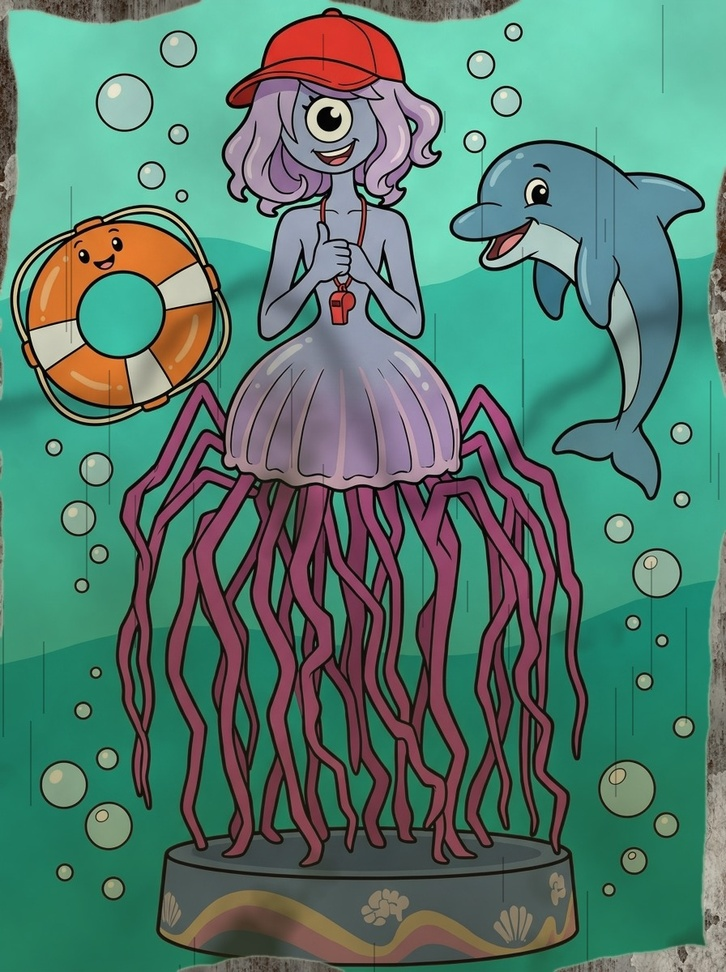
#> input picture assets_src/ambiente/cartelloni/mascotte_bagnino_vecchio.jpg, 726 x 972 px, shrunk from 896 x 1200 before the run
$ python macchia_calma.py ../../assets_src/ambiente/cartelloni/mascotte_bagnino_vecchio.jpg ../../assets_src/ambiente/cartelloni/mascotte_medusa_vecchio.jpg 1.0 1.0 1.0
#> lines starting #> are read from the running program, lines starting #| are printed output that depends on the picture
# Macchia più calma (proposta, fuori dal gioco): stessa forma, bordi più morbidi, meno coprente, colore meno acceso.
# Uso: python semplifica_macchia.py <png con alfa> <uscita.png> [alfa 0.5] [sfocatura 0.006] [saturazione 0.6]
import sys, numpy as np
from PIL import Image, ImageFilter
src, out = sys.argv[1:3]
fa = float(sys.argv[3]) if len(sys.argv) > 3 else 0.5
sf = float(sys.argv[4]) if len(sys.argv) > 4 else 0.006
sat = float(sys.argv[5]) if len(sys.argv) > 5 else 0.6
im = Image.open(src).convert('RGBA')
r = max(1.0, sf * im.size[0])
#> r = 726
a = np.asarray(im.getchannel('A').filter(ImageFilter.GaussianBlur(r)), dtype=np.float32) * fa
#> a: shape (972, 726) float32; every value is 255
rgb = np.asarray(im.convert('RGB'), dtype=np.float32)
grigio = rgb.mean(-1, keepdims=True)
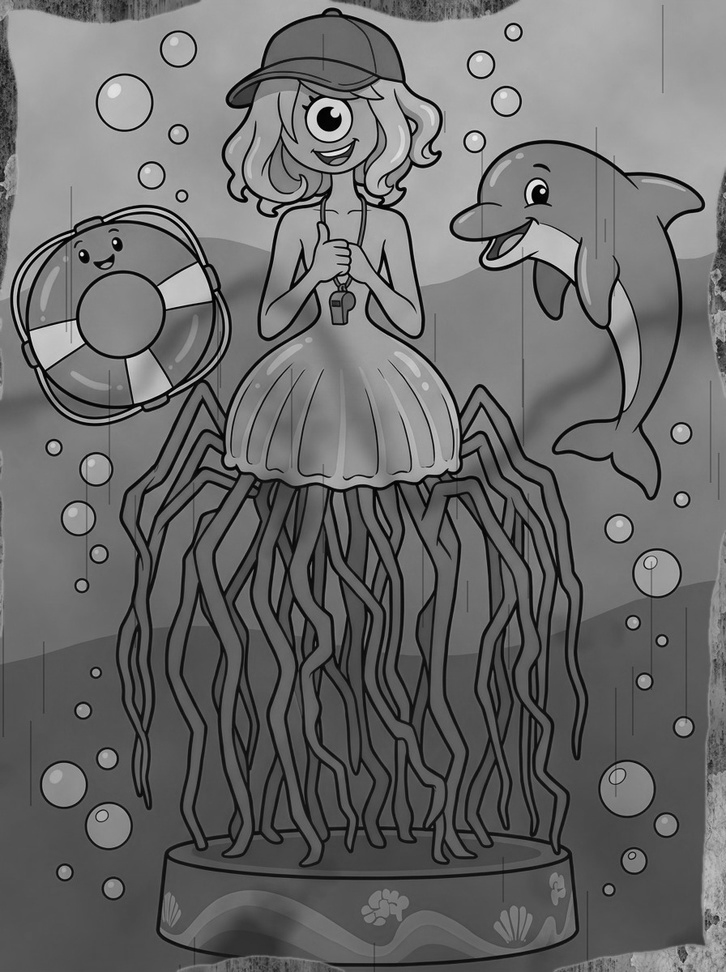
#> grigio: shape (972, 726, 1) float32; min 0, max 244.7, mean 108
rgb = grigio + (rgb - grigio) * sat
Image.fromarray(np.dstack([np.clip(rgb, 0, 255), np.clip(a, 0, 255)]).astype(np.uint8), 'RGBA').save(out)
print('fatto', src)

$ run again, on assets_src/ambiente/cartelloni/cartellone_p1.png
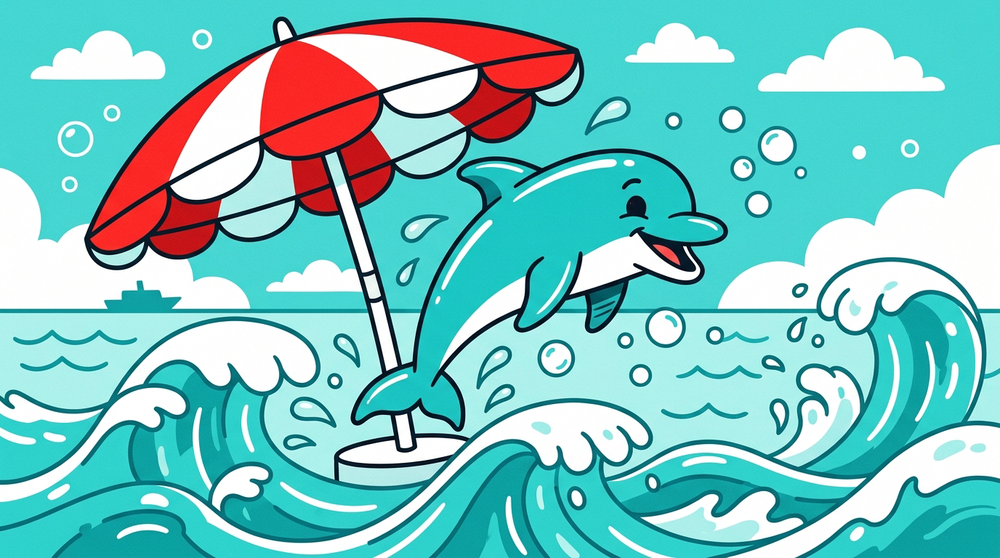
#> input picture assets_src/ambiente/cartelloni/cartellone_p1.png, 1000 x 558 px, shrunk from 1376 x 768 before the run
#> a: shape (558, 1000) float32; every value is 255
#> `grigio = rgb.mean(-1, keepdims=True)`:
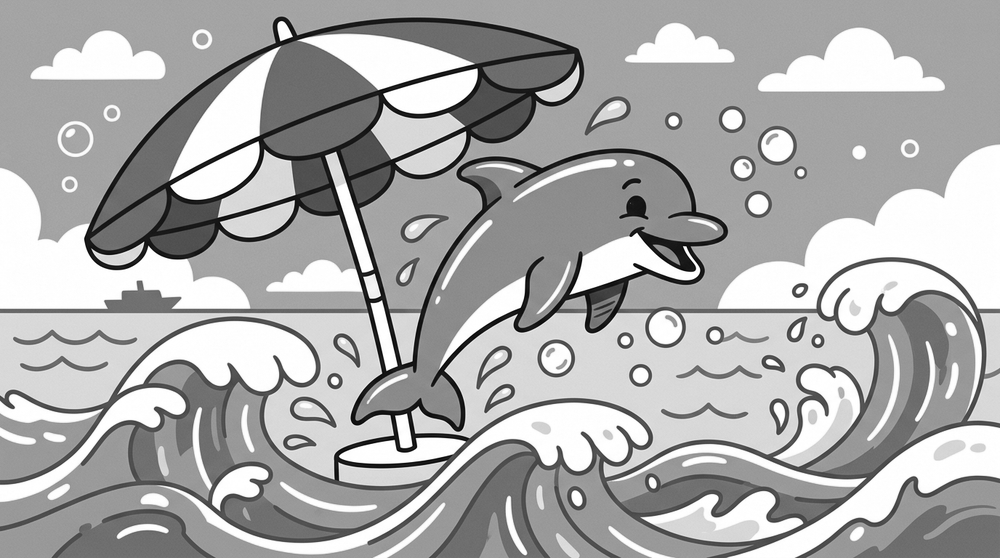
#> grigio: shape (558, 1000, 1) float32; min 1.33, max 255, mean 171.5

$ run again, on assets_src/ambiente/cartelloni/cartellone_p2.png
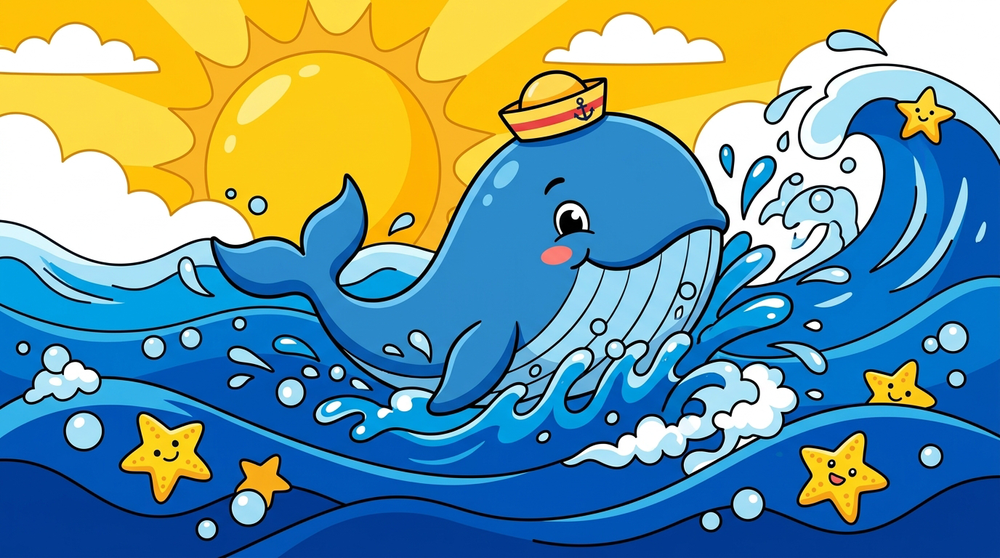
#> input picture assets_src/ambiente/cartelloni/cartellone_p2.png, 1000 x 558 px, shrunk from 1376 x 768 before the run
#> a: shape (558, 1000) float32; every value is 255
#> `grigio = rgb.mean(-1, keepdims=True)`:
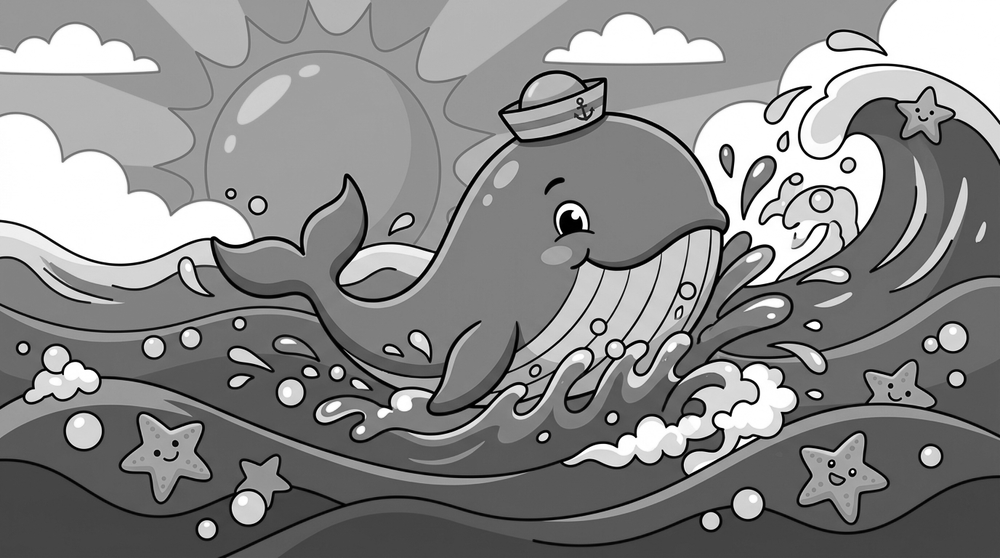
#> grigio: shape (558, 1000, 1) float32; min 0, max 255, mean 137.7
